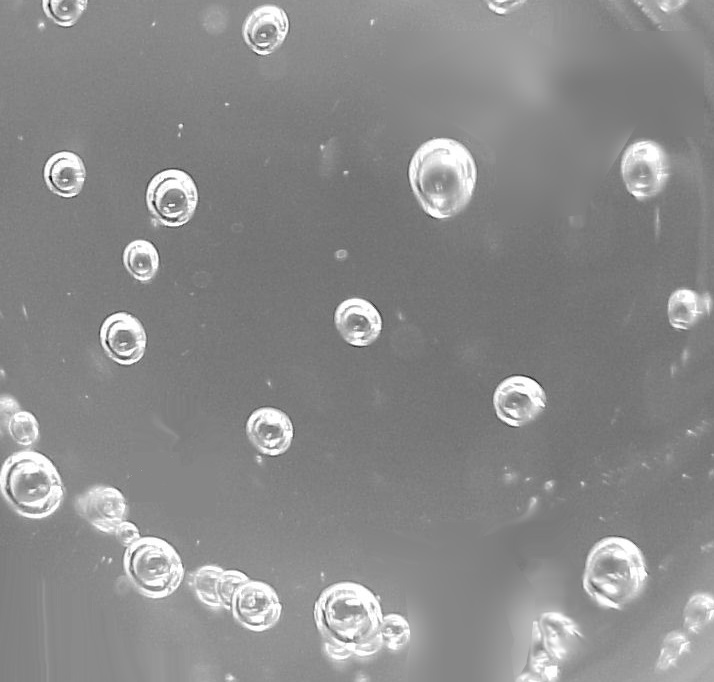
#> input picture Img8.jpg, 714 x 682 px
$ python Rascunho2.py
#> lines starting #> are read from the running program, lines starting #| are printed output that depends on the picture; after the words box and inside, x2 and y2 are one past the last pixel; in counts of white or black regions, pixels touching at a corner belong together
''' Rascunho 2

LIMIARIZAÇÕES

'''
import cv2
import numpy as np
import matplotlib.pyplot as plt

img = cv2.imread('Img8.jpg',0)
#> img is the input picture: shape (682, 714); min 2, max 255, mean 138.6
img=img.astype('int')

a = len(img)
#> a = 682
b = len(img[0])
#> b = 714
print('a',a)
#| a 682
print('b',b)
#| b 714
'''# Limiarização Global
T=sum(sum(img))/(a*b)
print('T inicial',T)
M1=0
M2=0
dt=100
while dt > 0.5:
    print('erro',dt)
    m1=sum(sum(img<T))
    m2=sum(sum(img>T))
    M1=sum(img[img<T])/m1
    M2=sum(img[img>T])/m2
    T1=(M1+M2)/2
    dt=abs(T-T1)
    T=T1
print('erro final',dt)
print('T final',T)

mascara=img
mascara[mascara<T]=0
mascara[mascara>T]=255
'''

# Limiarização de Otsu

hist=np.zeros([255])
for i in range(255):
    hist[i]=sum(sum(img==i))
#> after the loop, hist = 255 values, max 18403 at index 134, min 0 at index 0, mean 1900.2

hist=hist/(a*b)
#> hist = 255 values, max 0.0378 at index 134, min 0 at index 0, mean 0.0039

mg=0
m=np.zeros([255])
P1=np.zeros([255])
var=np.zeros([255])
for i in range(254):
    mg=mg+(i+1)*hist[i+1]
#> this loop made 254 passes
#> mg on passes 1 to 3: 0, 4.11e-06, 4.11e-06
#> after the loop, mg = 137.3

for k in range(255):
    for i in range(k):
        P1[k]=P1[k]+hist[i]

    for i in range(k):
        m[k]=m[k]+(i+1)*hist[i+1]
    if k>2:
        var[k]=(mg*P1[k]-m[k])**2/(P1[k]*(1-P1[k]))
#> after the loop, P1 = 255 values from 0 to 0.992; m = 255 values from 0 to 137.3; var = 255 values, max 380.8 at index 165, min 0 at index 0, mean 117.8

#print('var:',var[k])
s,z = np.where([var==var.max()])
#> s = [0]; z = [165]
print(z)
#| [165]


fig = plt.figure()
fig.canvas.set_window_title('Visão Computacional - Histograma')
plt.title('Histograma')
plt.xlabel('Pixels')
plt.ylabel('Probabilidade')
plt.plot(hist)
fig2=plt.figure()
plt.plot(var)
plt.show()
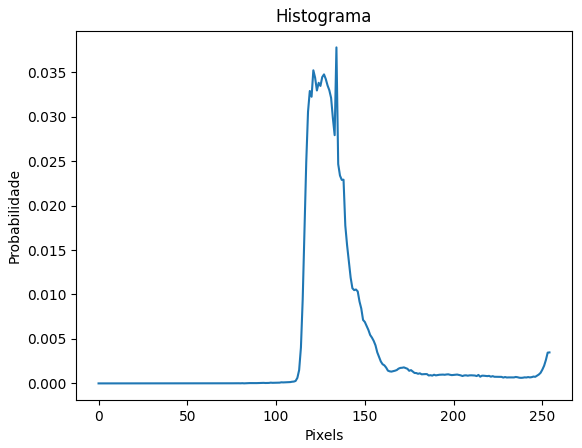
#> figure drawn by matplotlib, 1 panel; curve peaks at x = 134, y = 0.0378
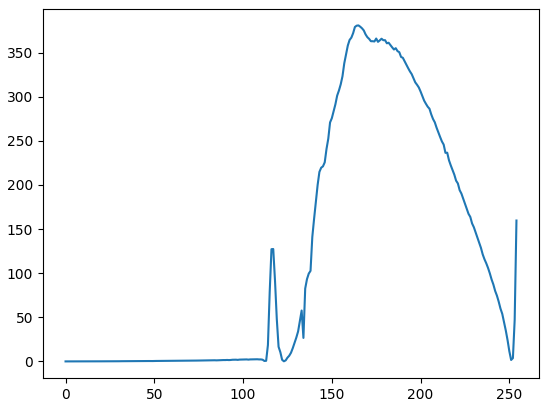
#> figure drawn by matplotlib, 1 panel; curve peaks at x = 165, y = 380.8

T=z[0]
#> T = 165
mascara=img
mascara[mascara<T]=0
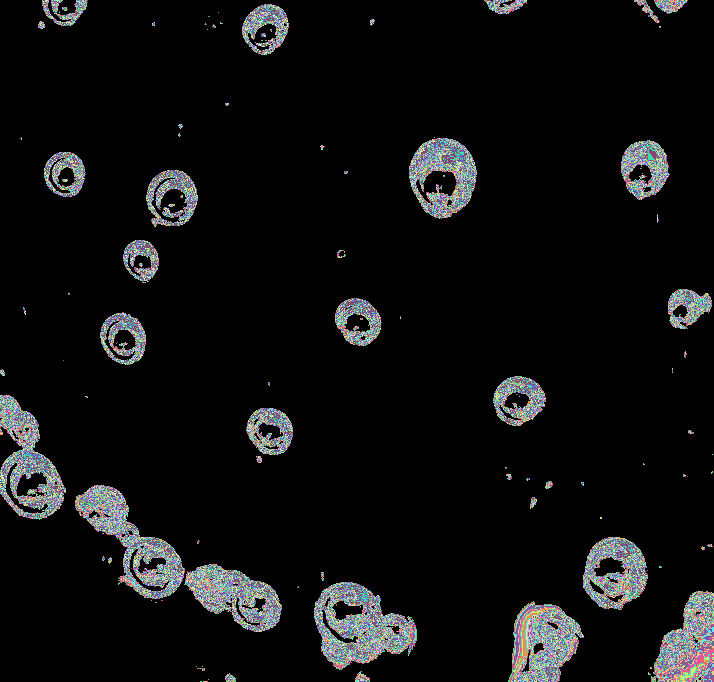
#> mascara: shape (682, 714) int64; 92 distinct labels, from 0 to 255; one colour per label, 0 black
mascara[mascara>T]=255
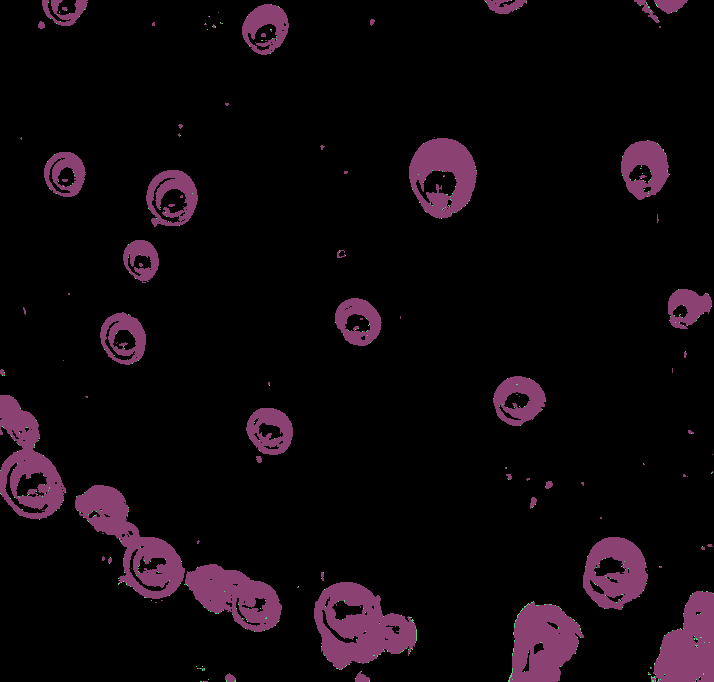
#> mascara: shape (682, 714) int64; 3 distinct labels, from 0 to 255; one colour per label, 0 black

im_res=mascara.astype('uint8')
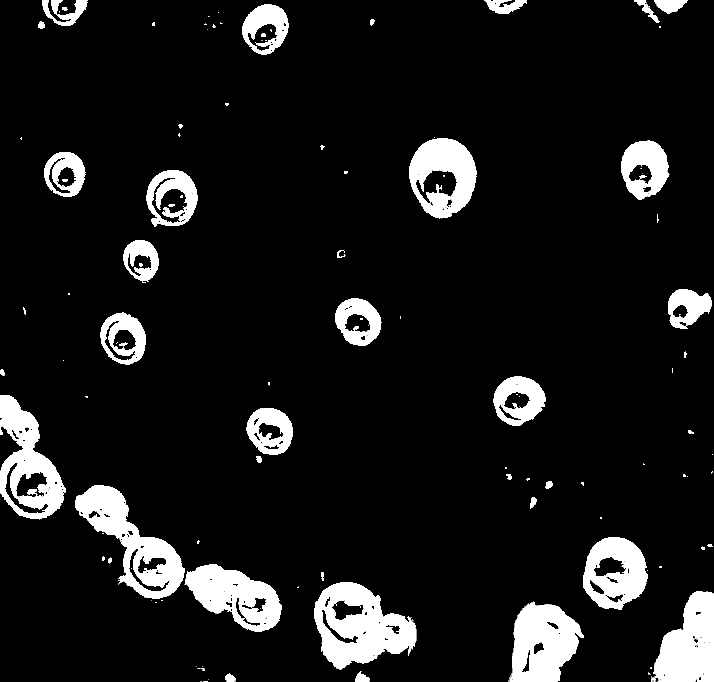
#> im_res: shape (682, 714); min 0, max 255, mean 25.4
cv2.imshow('img_nova teste',im_res)
cv2.waitKey(0)
cv2.destroyAllWindows()

$ run again, with Img1.jpg copied over Img8.jpg
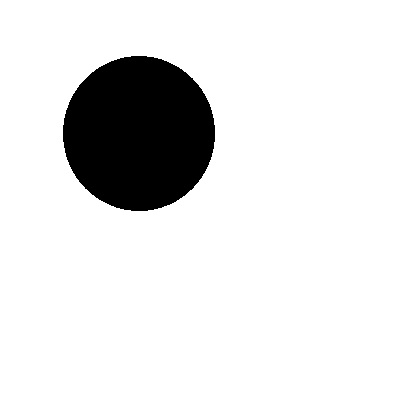
#> input picture Img1.jpg, 400 x 400 px
#> img is the input picture: shape (400, 400); min 0, max 255, mean 225.5
#> img: shape (400, 400) int64; 17 distinct labels, from 0 to 255
#> a = 400
#| a 400
#| b 400
#> after the loop `for i in range(255):`: hist = 255 values, max 17557 at index 0, min 0 at index 8, mean 75.87
#> `hist=hist/(a*b)`: hist = 255 values, max 0.11 at index 0, min 0 at index 8, mean 0.000474
#> the loop `for i in range(254):` made 254 passes
#> mg on passes 1 to 3: 0.00221, 0.00569, 0.00841
#> after the loop `for i in range(254):`: mg = 1.38
#> after the loop `for k in range(255):`: P1 = 255 values from 0 to 0.119; m = 255 values from 0 to 1.38; var = 255 values, max 14.07 at index 254, min 0 at index 0, mean 0.277
#> s = [0]; z = [254]
#| [254]
#> `plt.show()`:
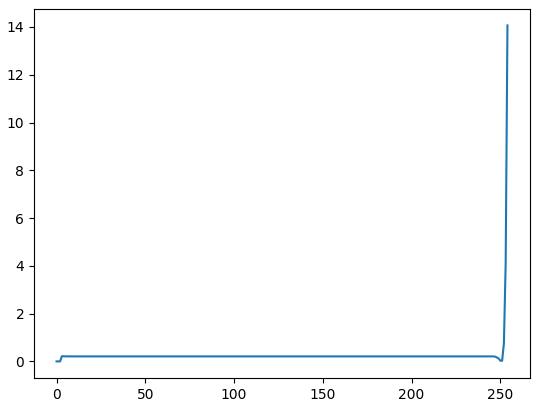
#> figure drawn by matplotlib, 1 panel; curve peaks at x = 254, y = 14.07
#> T = 254
#> `mascara[mascara<T]=0`:
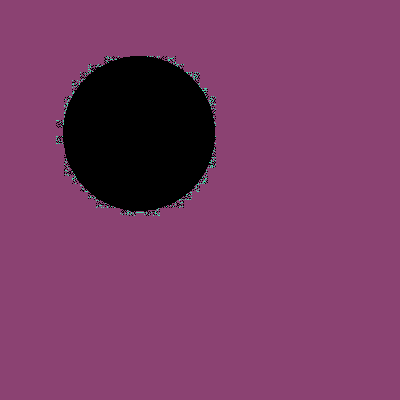
#> mascara: shape (400, 400) int64; 3 distinct labels, from 0 to 255; one colour per label, 0 black

$ run again, with Img10.jpg copied over Img8.jpg
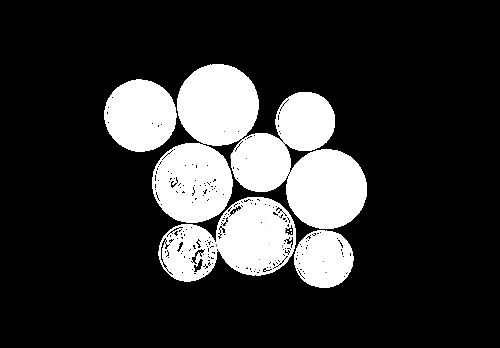
#> input picture Img10.jpg, 500 x 348 px
#> img is the input picture: shape (348, 500); min 0, max 255, mean 50.8
#> img: shape (348, 500) int64; 80 distinct labels, from 0 to 255
#> a = 348
#> b = 500
#| a 348
#| b 500
#> after the loop `for i in range(255):`: hist = 255 values, max 135337 at index 0, min 0 at index 13, mean 574.6
#> `hist=hist/(a*b)`: hist = 255 values, max 0.778 at index 0, min 0 at index 13, mean 0.0033
#> the loop `for i in range(254):` made 254 passes
#> mg on passes 1 to 3: 0.0074, 0.0181, 0.0302
#> after the loop `for i in range(254):`: mg = 10.51
#> after the loop `for k in range(255):`: P1 = 255 values from 0 to 0.828; m = 255 values from 0 to 10.51; var = 255 values, max 437.3 at index 27, min 0 at index 0, mean 424.2
#> s = [0, 0, 0, 0, 0]; z = [27, 28, 29, 30, 31]
#| [27 28 29 30 31]
#> `plt.show()`:
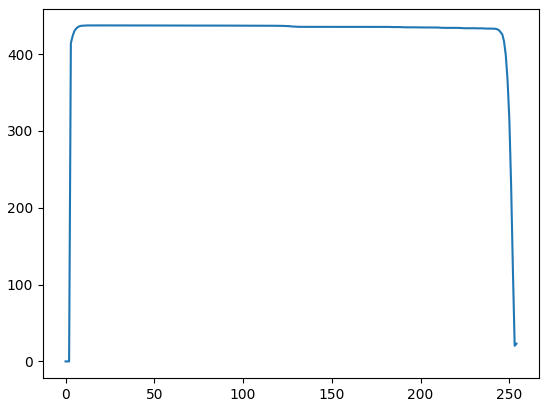
#> figure drawn by matplotlib, 1 panel; curve peaks at x = 27, y = 437.3
#> T = 27
#> `mascara[mascara<T]=0`:
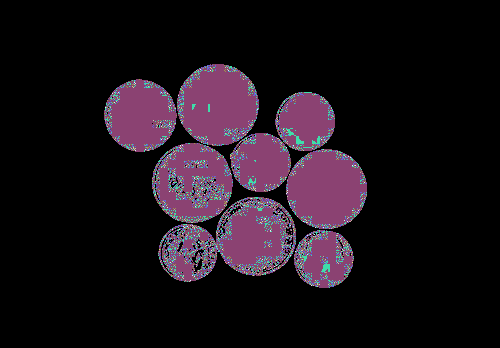
#> mascara: shape (348, 500) int64; 61 distinct labels, from 0 to 255; one colour per label, 0 black
#> im_res: shape (348, 500); 19.9% white; 7 white regions (3 under 20 px), largest, box (x1, y1, x2, y2) and area: (152, 64, 367, 229) 20904, (158, 197, 296, 282) 7024, (104, 79, 177, 152) 4102, (294, 230, 354, 288) 2666

$ run again, with Img11.jpg copied over Img8.jpg
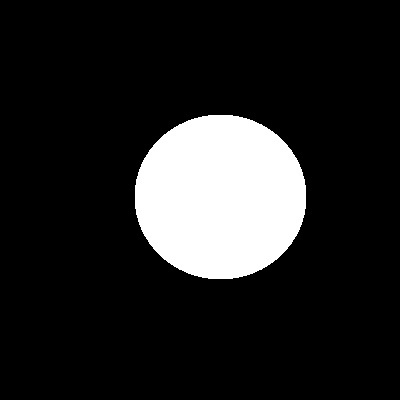
#> input picture Img11.jpg, 400 x 400 px
#> img is the input picture: shape (400, 400); min 0, max 255, mean 35.5
#> img: shape (400, 400) int64; 22 distinct labels, from 0 to 255
#> a = 400
#| a 400
#| b 400
#> after the loop `for i in range(255):`: hist = 255 values, max 136637 at index 0, min 0 at index 11, mean 544.8
#> `hist=hist/(a*b)`: hist = 255 values, max 0.854 at index 0, min 0 at index 11, mean 0.0034
#> the loop `for i in range(254):` made 254 passes
#> mg on passes 1 to 3: 0.00238, 0.00569, 0.00928
#> after the loop `for i in range(254):`: mg = 1.86
#> after the loop `for k in range(255):`: P1 = 255 values from 0 to 0.866; m = 255 values from 0 to 1.86; var = 255 values, max 20.87 at index 11, min 0 at index 0, mean 20.34
#> s = 234 values from 0 to 0; z = 234 values from 11 to 244
#| [ 11  12  13  14  15  16  17  18  19  20  21  22  23  24  25  26  27  28
#|   29  30  31  32  33  34  35  36  37  38  39  40  41  42  43  44  45  46
#|   47  48  49  50  51  52  53  54  55  56  57  58  59  60  61  62  63  64
#|   65  66  67  68  69  70  71  72  73  74  75  76  77  78  79  80  81  82
#|   83  84  85  86  87  88  89  90  91  92  93  94  95  96  97  98  99 100
#|  101 102 103 104 105 106 107 108 109 110 111 112 113 114 115 116 117 118
#> (further printed lines are left out)
#> `plt.show()`:
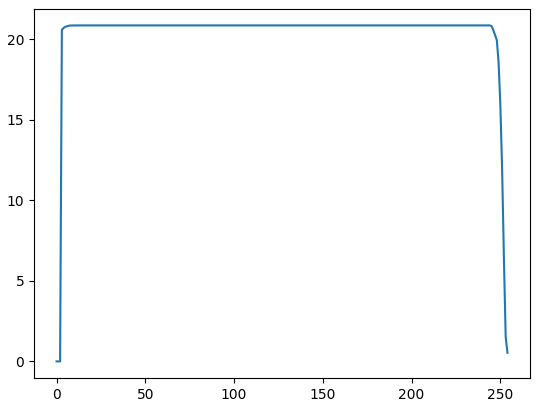
#> figure drawn by matplotlib, 1 panel; curve peaks at x = 11, y = 20.87
#> T = 11
#> `mascara[mascara<T]=0`:
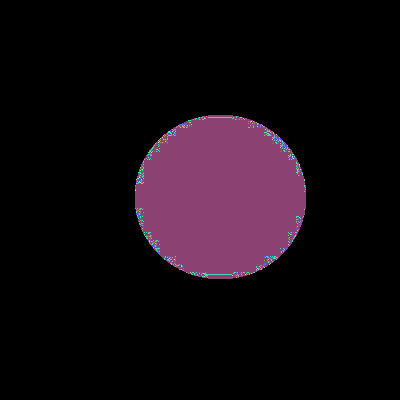
#> mascara: shape (400, 400) int64; 12 distinct labels, from 0 to 255; one colour per label, 0 black
#> im_res: shape (400, 400); 13.9% white; 1 white region, box (x1, y1, x2, y2) and area: (135, 115, 306, 279) 22252
